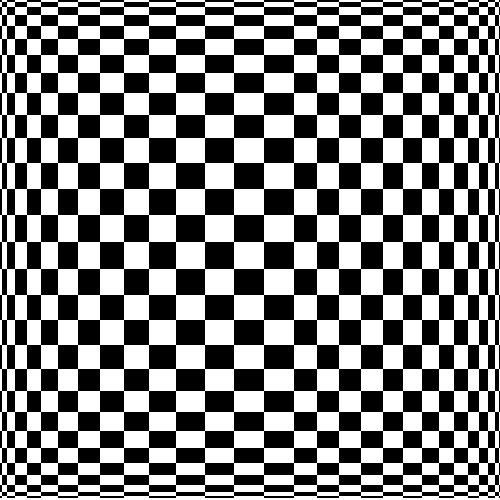
Frame 1 (no input)
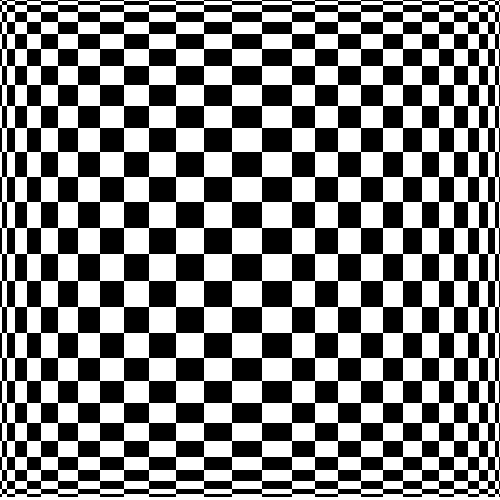
Frame 60 (the mouse pressed at the canvas centre just before this capture)
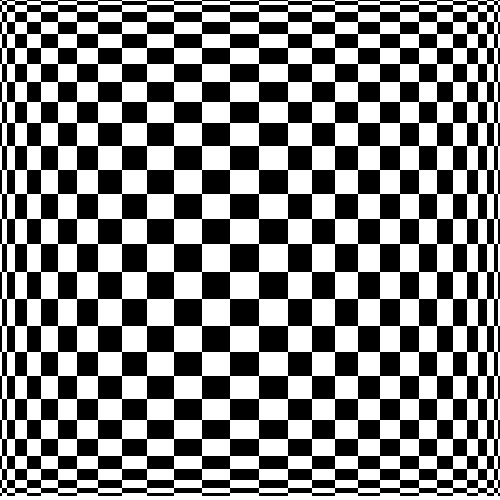
Frame 120 (the mouse held since frame 60 and released just before this capture)

The Processing sketch that drew these frames (run headless with seeded random() and noise(); from frame 60 on, the mouse is pressed at the canvas centre):

// Processing sketch: processing_2220
// ── processing_2220.pde

BlockArray grid;
int adjustX, adjustY;
float theta = 0;
int radius = 30;
/**
Left click and drag to distort the grid
*/
void setup()
{
  size(500,500);
  adjustX = 250;
  adjustY = 250;
  frameRate(30);
}
void draw()
{
  theta += .1;
  fill(255);
  stroke(255);
  rect(0,0,500, 500);
  
  if(mousePressed == true && mouseButton == LEFT)
  {
    grid = new BlockArray(30,30,adjustX,adjustY);
  }
  else
  {
  grid = new BlockArray(30,30,int(radius * cos(theta*1.1)+250),int(radius * sin(theta)+250));
  }
  grid.draw();
}
void mouseDragged()
{
  adjustX = mouseX/2 + 125;
  adjustY = mouseY/2 + 125;
  redraw();
}
class Block
{
  int nWidth,nHeight,nX,nY;
  int col;
  Block(int nXco, int nYco, int nW, int nH, int c)
  {
    nX = nXco;
    nY = nYco;
    nWidth = nW;
    nHeight = nH;
    col = c;
  }
  void draw()
  {
    fill(col);
    stroke(col);
    rect(nX,nY,nWidth,nHeight);
  }
}
class BlockArray
{
  Block [][] blockArray;
  BlockArray(int rows, int cols, int nMouseX, int nMouseY)
  {
    int nY = 0;
    boolean bIsWhite = false;
    double dR = rows;
    double dC = cols;
    double dBeforeMouseX = nMouseX/250.0;
    double dAfterMouseX = (500-nMouseX)/250.0;
    double dBeforeMouseY = nMouseY/250.0;
    double dAfterMouseY = (500-nMouseY)/250.0;
    blockArray = new Block[rows][cols];
    for(int nR = 0; nR < blockArray.length;nR++)
    {
      int nHeight = (int)((825/dR) *Math.sin(nR/dR * Math.PI));
      if(nY < nMouseY)
        nHeight = (int)(nHeight * dBeforeMouseY);
      else
        nHeight = (int)(nHeight * dAfterMouseY);
      int nX = 0;
      bIsWhite = ! bIsWhite;
      for(int nC = 0; nC < blockArray[0].length; nC++)
      {
        int nWidth = (int)((825/dC) *Math.sin(nC/dC* Math.PI));
        if(nX < nMouseX)
          nWidth = (int)(nWidth * dBeforeMouseX);
        else
          nWidth = (int)(nWidth * dAfterMouseX);
        bIsWhite = ! bIsWhite;
        if(bIsWhite)
          blockArray[nR][nC] = new Block(nX,nY,nWidth,nHeight,255);
        else
          blockArray[nR][nC] = new Block(nX,nY,nWidth,nHeight,0);

        nX+=nWidth;

      }
      nX = 0;
      nY+=nHeight;
    }
  }
  void draw()
  {
    for(int nR = 0; nR < blockArray.length;nR++)
      for(int nC = 0; nC < blockArray[0].length; nC++)
        blockArray[nR][nC].draw();
  }	  
}
